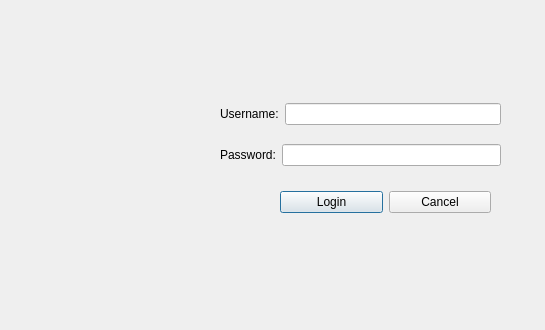
<?xml version="1.0" encoding="UTF-8"?>
<ui version="4.0">
 <class>Login</class>
 <widget class="QDialog" name="Login">
  <property name="geometry">
   <rect>
    <x>0</x>
    <y>0</y>
    <width>545</width>
    <height>330</height>
   </rect>
  </property>
  <property name="windowTitle">
   <string>Dialog</string>
  </property>
  <widget class="QWidget" name="">
   <property name="geometry">
    <rect>
     <x>280</x>
     <y>190</y>
     <width>211</width>
     <height>25</height>
    </rect>
   </property>
   <layout class="QHBoxLayout" name="horizontalLayout_3">
    <item>
     <widget class="QPushButton" name="loginButton">
      <property name="text">
       <string>Login</string>
      </property>
     </widget>
    </item>
    <item>
     <widget class="QPushButton" name="CancelButton">
      <property name="text">
       <string>Cancel</string>
      </property>
     </widget>
    </item>
   </layout>
  </widget>
  <widget class="QWidget" name="">
   <property name="geometry">
    <rect>
     <x>220</x>
     <y>90</y>
     <width>281</width>
     <height>91</height>
    </rect>
   </property>
   <layout class="QVBoxLayout" name="verticalLayout">
    <item>
     <layout class="QHBoxLayout" name="horizontalLayout">
      <item>
       <widget class="QLabel" name="label">
        <property name="text">
         <string>Username:</string>
        </property>
       </widget>
      </item>
      <item>
       <widget class="QLineEdit" name="username_txt"/>
      </item>
     </layout>
    </item>
    <item>
     <layout class="QHBoxLayout" name="horizontalLayout_2">
      <item>
       <widget class="QLabel" name="label_2">
        <property name="text">
         <string>Password:</string>
        </property>
       </widget>
      </item>
      <item>
       <widget class="QLineEdit" name="password_txt"/>
      </item>
     </layout>
    </item>
   </layout>
  </widget>
 </widget>
 <resources/>
 <connections/>
</ui>
